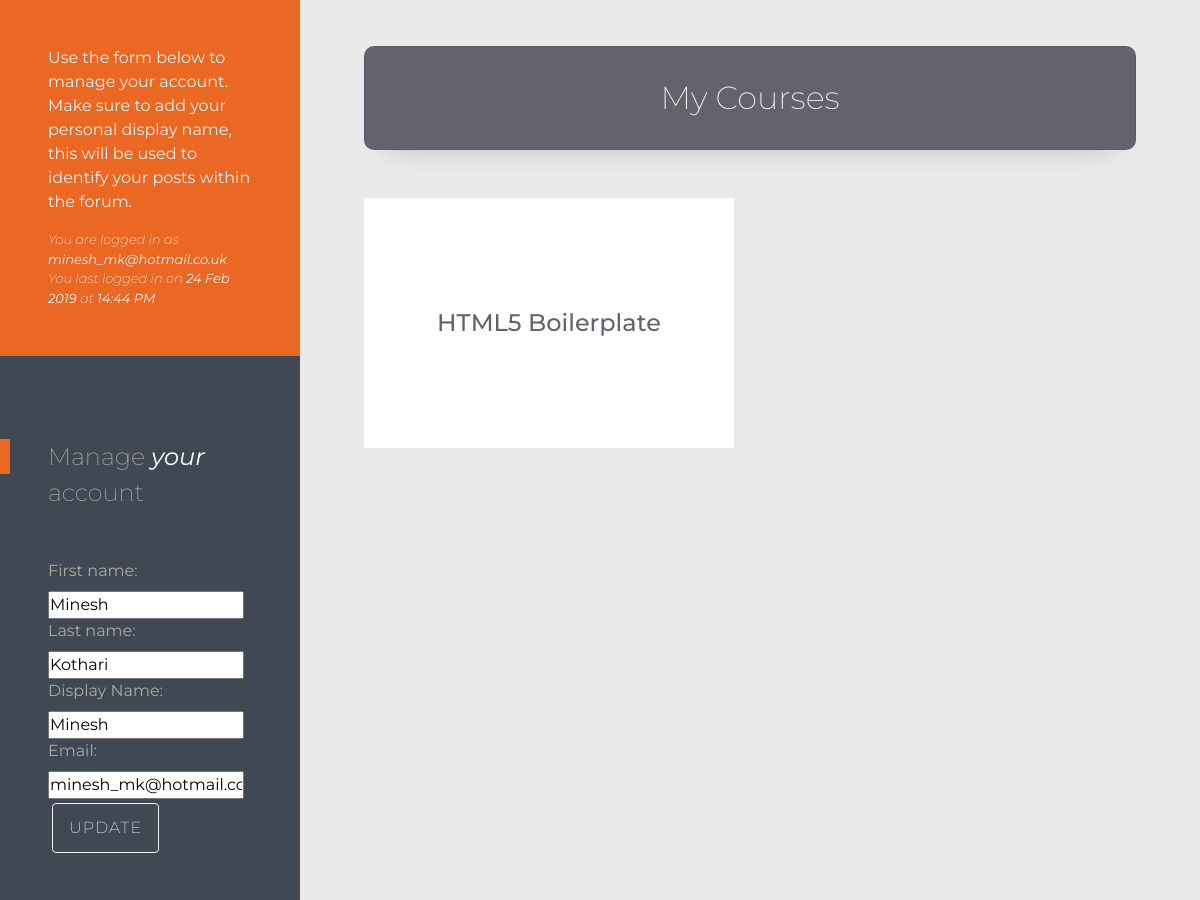
The app's page /account/profile/ (signed in, middle part), older data.
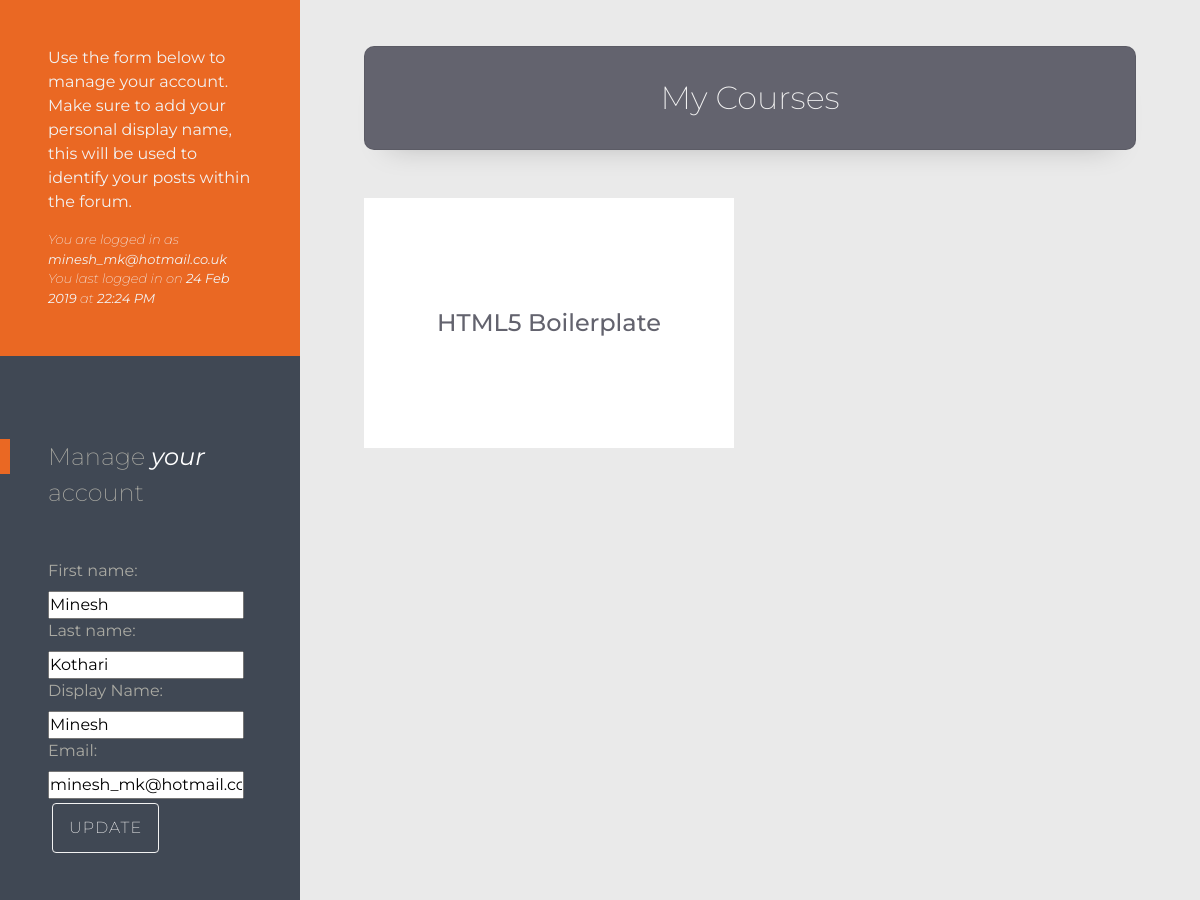
The same page, newer data.
### accounts/models.py (models this page shows)
class User(AbstractUser):
    display_name = models.CharField(max_length=40, default='Anonymous')
    stripe_id = models.CharField(max_length=40, default='')
    objects = AccountUserManager()

### courses/models.py (models this page shows, shortened)
class Module(models.Model):
    title = models.CharField(max_length=255)
    language = models.ForeignKey(Language, related_name='modules')
    description = HTMLField(blank=True)
    price = models.DecimalField(max_digits=6, decimal_places=2)
    content = HTMLField(blank=True)
    created_at = models.DateTimeField(default=timezone.now)
    release_date = models.DateTimeField(blank=True, null=True)
    enrolled_users = models.ManyToManyField(User)

### accounts/views.py (the view)
@login_required(login_url='/account/login/')
def profile(request):
    if request.method == 'POST':
        form = UserAccountForm(request.POST, instance=request.user)
        if form.is_valid():
            form.save()
            messages.success(request, "Your details have been updated")
            return redirect(reverse('profile'))
        else:
            messages.error(request, "We've been unable to update your details")
    else:
        form = UserAccountForm(instance=request.user)
    args = {
        'form': form,
        'my_courses': request.user.module_set.all()
    }
    args.update(csrf(request))
    return render(request, 'accounts/profile.html', args)

### accounts/forms.py
class UserAccountForm(forms.ModelForm):
    display_name = forms.CharField(label='Display Name', max_length=16)
    email = forms.EmailField(required=True)
    class Meta:
        model = User
        fields = [
            'first_name',
            'last_name',
            'display_name',
            'email',
        ]
        exclude = ['username']

### cart/contexts.py (called while the page is built)
def cart_contents(request):
    cart = request.session.get('cart', {})
    cart_items = set()
    total = 0
    for module_id in cart.keys():
        module = get_object_or_404(Module, pk=module_id)
        total += module.price
        cart_items.add(module)
    return {'cart_items': cart_items, 'total': total}

### accounts/templates/accounts/profile.html (shortened to what this page needs)
{% extends "accounts/account.html" %}
{% load bootstrap_tags %}
{% block account %}
<section class="profile-section account-section">
    <div class="row no-gutters">
        <div class="col-12 col-md-6 col-xl-3 manage-account-form">
            <div class="profile-section--info text-center text-md-left">
                <div class="profile-disclaimer">
                    <p class="mb-0">
                        Use the form below to manage your account. Make sure to add your personal display name,
                        this will be used to identify your posts within the forum.
                    </p>
                </div>
                <div class="user-details--accounts">
                    <p class="mb-0">You are logged in as <strong>{{ user.email }}</strong></p>
                    <p class="mb-0">You last logged in on <strong>{{ user.last_login|date:"d M Y" }}</strong> at <strong>{{ user.last_login|time:"H:i A" }}</strong></p>
                </div>
            </div>
            <div class="form-container manage-form-container">
                <form role="form" method="post" action="{% url 'profile' %}">
                    <legend> Manage <span>your</span> account</legend>
                    {{ form | as_bootstrap }}
                    <div class="form-group">
                        <button type="submit" class="btn btn-transparent btn-accent--accounts form-submit-btn">Update</button>
                    </div>
                </form>
            </div>
        </div>
        <div class="col-12 col-md-6 col-xl-9 my-courses--accounts">
            <h3 class="my-courses--title">My Courses</h3>
            <div class="row no-gutters">
                {% for module in my_courses %}
                <div class="mk--module-item-container col-12 col-xl-6">
                    <div class="mk--module-item d-flex flex-column align-items-center justify-content-center">
                        <h4 class="module-item--title text-center">{{ module.title }}</h4>
                    </div>
                </div>
                {% endfor %}
            </div>
        </div>
    </div>
</section>
{% endblock %}

### accounts/templates/accounts/account.html (shortened to what this page needs)
{% extends "home/base.html" %}
{% load staticfiles %}
{% block head_css %}
    <link rel="stylesheet" href="{% static "css/pages/account.css" %}">
{% endblock %}
{% block body %}
{% block account %}
{% endblock %}
{% endblock %}

### home/templates/home/base.html (shortened to what this page needs)
{% load staticfiles %}
<!DOCTYPE html>
<html lang="en">
<head>
    <link rel="stylesheet" href="{% static 'css/style.css' %}">
    <link rel="stylesheet" href="https://use.fontawesome.com/releases/v5.3.1/css/all.css">
    {% block head_css %}{% endblock %}
</head>
<body>
   <main class="page-content">
       {% block body %}
       {% endblock %}
   </main>
</body>
</html>

### accounts/static/css/pages/account.css (style rules this page uses)
.btn-accent--accounts { padding: .75em 1em; }
.account-section { background: #eaeaea; }
.user-details--accounts { font-size: 13px; font-style: italic; color: #f2f2f2; font-weight: 200; }
.manage-account-form { background: #404854; }
.profile-section--info { padding: 3em; background: #ea6823; color: #f2f2f2; }
.profile-disclaimer { margin-bottom: 1em; }
.form-container { padding: 3em; max-width: 500px; margin: auto; background-color: #404854; color: #aaaaa3; -webkit-box-shadow: 0 17px 25px rgba(0, 0, 0, 0.13); box-shadow: 0 17px 25px rgba(0, 0, 0, 0.13); }
.form-container legend { margin-bottom: 2em; font-weight: 200; }
.form-container legend::before { content: ''; display: block; position: relative; height: 35px; width: 10px; background: #ea6823; top: 35px; left: -48px; }
.form-container legend span { font-style: italic; font-weight: 400; color: #FFFFFF; }
.form-container .form-group { margin-bottom: 1.75rem; }
.manage-form-container { max-width: none; -webkit-box-shadow: none; box-shadow: none; position: -webkit-sticky; position: sticky; top: 0; }
.my-courses--accounts { padding: 8% 4% !important; }
.my-courses--title { background: #63636E; color: #f2f2f2; font-size: 2rem; font-weight: 200; text-align: center; padding: 1em; border-radius: 10px; border: 0.5px solid rgba(0, 0, 0, 0.08); -webkit-box-shadow: 0 20px 30px -25px rgba(0, 0, 0, 0.25); box-shadow: 0 20px 30px -25px rgba(0, 0, 0, 0.25); margin-bottom: 1em; }
@media (min-width: 1200px) { .my-courses--title { margin: 0 .5em 1em; } }
.mk--module-item-container { padding: 0 0 1em 0; }
.mk--module-item { padding: 8%; background: #ffffff; color: #63636E; }
.module-item--title { padding-bottom: 1em; }
@media (min-width: 1200px) { .my-courses--accounts { padding: 4% !important; } }
@media (min-width: 1200px) { .mk--module-item-container { padding: 1em !important; } }
@media (min-width: 1200px) { .mk--module-item { position: relative; height: 100%; min-height: 250px; overflow: hidden; } }
@media (min-width: 1200px) { .module-item--title { padding-bottom: 0; margin-bottom: 0; -webkit-transition: all 1.25s ease-in-out; -o-transition: all 1.25s ease-in-out; transition: all 1.25s ease-in-out; } }

Row changes from the older to the newer data that the page shows:
changed User "minesh_mk@hotmail.co.uk": last_login "14:44 PM" → "22:24 PM"
